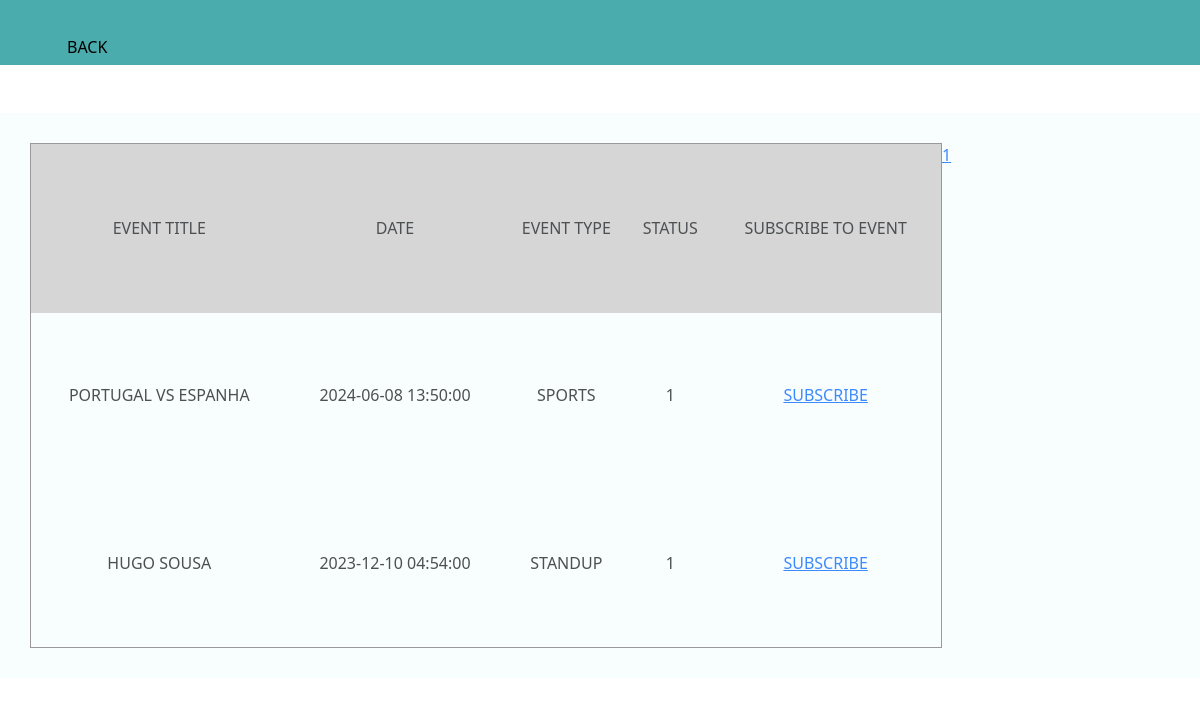
The app's page /BDF/manageevents_usermode.php (signed in) with its own data.
### tables this page shows
CREATE TABLE `eventis` (
  `id` int(11) NOT NULL,
  `EventName` varchar(120) NOT NULL,
  `datetime` datetime NOT NULL,
  `event_type` varchar(120) NOT NULL,
  `status` int(1) NOT NULL
);

### BDF/manageevents_usermode.php (the view, shortened to what this page needs)
<?php
include_once("config/database.php");
$num_per_page=4;
if(isset($_GET["page"]))
{
	$page=$_GET["page"];
}
else
{
	$page=1;
}
$start_from=($page-1)*4;
$mysqlii="select * from eventis limit $start_from,$num_per_page";
$result=mysqli_query($conn, $mysqlii);
?>
<!DOCTYPE html>
<html lang="pt">
<head>
	<link rel="stylesheet" href="/system/bootstrap-5.3.0-alpha1-dist/css/bootstrap.min.css">
    <link rel="stylesheet" href="/system/css/style_edituser_usermode.css">
</head>
<body>
<div class="three">
    <div class="navbar">
            <ul>
                <li><a href="userpanel.php">Back</a></li>
            </ul>
    </div>
</div>
<br><br>
<div class="quatro">
	<table width='80%' border=1>
	<tr bgcolor='#CCCCCC'>
		<td>Event Title</td>
		<td>Date</td>
		<td>Event Type</td>
		<td>Status</td>
		<td>Subscribe to Event</td>
	</tr>
	<?php
	while($res = mysqli_fetch_array($result)) {
		print "<tr>";
		print "<td>".$res['EventName']."</td>";
		print "<td>".$res['datetime']."</td>";
        print "<td>".$res['event_type']."</td>";
        print "<td>".$res['status']."</td>";
		print "<td><a href=\"subscribe9.php?id=$res[id]\">Subscribe</a>";
	}
	?>
</table><br>
	<?php
    $mysqlii="select * from eventis";
    $result=mysqli_query($conn, $mysqlii);
    $total_records=mysqli_num_rows($result);
    $total_pages=ceil($total_records/$num_per_page);
    for($i=1;$i<=$total_pages;$i++)
    {
        print "<a href='manageevents.php?page=".$i."'> ".$i."</a>";
    }
    ?>
</div>
</body>
</html>

### BDF/css/style_edituser_usermode.css (style rules this page uses)
.navbar { width: 100%; height: 50%; margin: auto; padding: 35px; display: flex; align-items: left; justify-content: space-between; }
.navbar ul li { list-style: none; display: inline-block; margin: 0 px; position: relative; }
.navbar ul li a { text-decoration: none; color: black; text-transform: uppercase; }
.navbar ul li::after { content: ''; height: 3px; width: 0%; background: #c59db8; position: absolute; left: 0; bottom: -2px; transition: 0.5s; }
.quatro { text-transform: uppercase; opacity: 80%; padding: 30px; display: flex; align-items: left; justify-content: left; height: 565px; width: 100%; text-align: center; background-color: rgb(247, 253, 253); }
.three { color: white; padding: 0px; display: flex; align-items: center; justify-content: center; height: 65px; width: 100%; background-color:rgb(74, 172, 172); }

### records on screen
eventis: EventName "PORTUGAL VS ESPANHA", datetime "2024-06-08 13:50:00", event_type "SPORTS", status "1"
eventis: EventName "HUGO SOUSA", datetime "2023-12-10 04:54:00", event_type "STANDUP", status "1"
